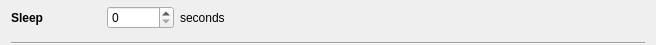
<?xml version="1.0" encoding="UTF-8"?>
<ui version="4.0">
 <class>Form</class>
 <widget class="QWidget" name="Form">
  <property name="geometry">
   <rect>
    <x>0</x>
    <y>0</y>
    <width>656</width>
    <height>45</height>
   </rect>
  </property>
  <property name="windowTitle">
   <string>Form</string>
  </property>
  <layout class="QVBoxLayout" name="verticalLayout">
   <property name="topMargin">
    <number>0</number>
   </property>
   <property name="bottomMargin">
    <number>0</number>
   </property>
   <item>
    <layout class="QHBoxLayout" name="horizontalLayout">
     <item>
      <widget class="QLabel" name="label">
       <property name="minimumSize">
        <size>
         <width>90</width>
         <height>0</height>
        </size>
       </property>
       <property name="text">
        <string>&lt;b&gt;Sleep&lt;/b&gt;</string>
       </property>
      </widget>
     </item>
     <item>
      <widget class="QSpinBox" name="seconds">
       <property name="maximum">
        <number>1000000</number>
       </property>
      </widget>
     </item>
     <item>
      <widget class="QLabel" name="label_2">
       <property name="text">
        <string>seconds</string>
       </property>
      </widget>
     </item>
     <item>
      <spacer name="horizontalSpacer">
       <property name="orientation">
        <enum>Qt::Horizontal</enum>
       </property>
       <property name="sizeHint" stdset="0">
        <size>
         <width>40</width>
         <height>20</height>
        </size>
       </property>
      </spacer>
     </item>
     <item>
      <widget class="QWidget" name="buttons" native="true">
       <property name="minimumSize">
        <size>
         <width>156</width>
         <height>34</height>
        </size>
       </property>
      </widget>
     </item>
    </layout>
   </item>
   <item>
    <widget class="Line" name="line">
     <property name="orientation">
      <enum>Qt::Horizontal</enum>
     </property>
    </widget>
   </item>
  </layout>
 </widget>
 <tabstops>
  <tabstop>seconds</tabstop>
 </tabstops>
 <resources>
  <include location="../../../../resources/nicos-gui.qrc"/>
 </resources>
 <connections/>
</ui>
